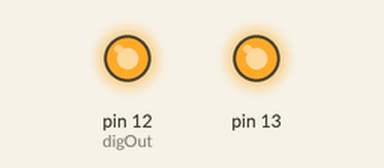
Simulated run of this sketch. Board: Arduino Uno, built with avr-gcc and run on an emulated ATmega328P. On the bench: output pins drawn as LEDs (lit = HIGH).

Above: at 1.0 s.
At 5.5 s:
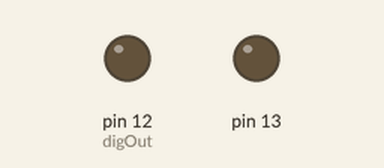
Timing chart, 0 to 6.9 s (numbered marks = the images above):
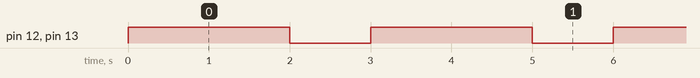

Measured:
- by itself, pin 12 (digOut), pin 13: alternates HIGH for 2.0 s and LOW for 1.0 s

The sketch:

First_IDE.ino
```cpp
// the setup function runs once you press reset or power the board

const int digOut = 12;

void setup() {
  // put your setup code here, to run once:
  // initialise digital pin 13 as an output
  pinMode(digOut, OUTPUT);
  pinMode(13, OUTPUT);
}

// the loop function runs over and over again forever
void loop() {
  int count = 0;
  int count_max = 10;
  while(count < count_max){
    // put your main code here, to run repeatedly:
    digitalWrite(13, HIGH); // turn the LED on (HIGH is the voltage level)
    digitalWrite(digOut, HIGH);  // turn the LED off by making the voltage LOW
    delay(2000);            // wait for 1 s
    digitalWrite(13, LOW); // turn the LED on (HIGH is the voltage level)
    digitalWrite(digOut, LOW);  // turn the LED off by making the voltage LOW
    delay(1000);            // wait for 1 s
    count++;
  }
}
```
